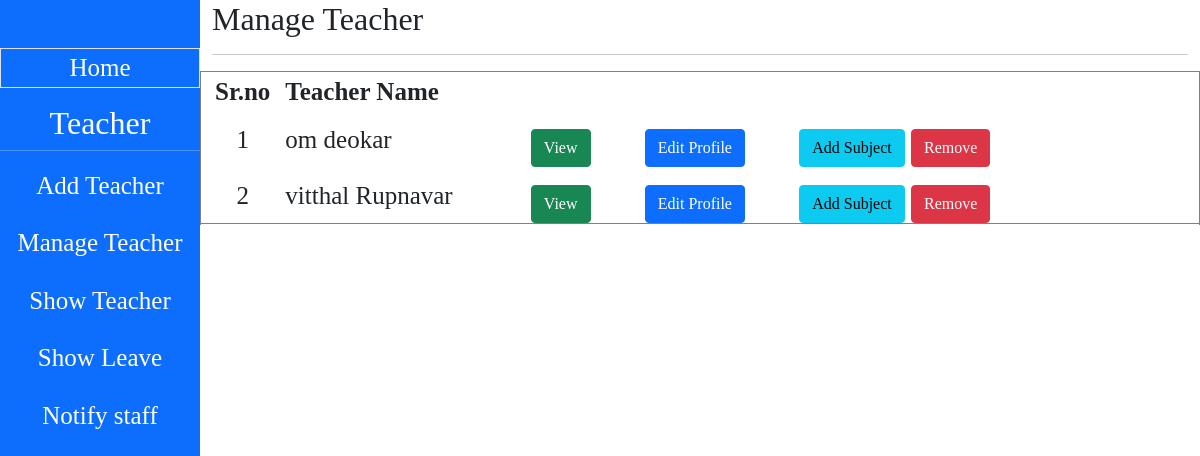
Screenshot of /teacher_mannage.php with the database file from the repository.
### tables this page shows
CREATE TABLE `teacher_register` (
  `id` int(50) NOT NULL auto_increment,
  `fname` varchar(50) NOT NULL,
  `lname` varchar(50) NOT NULL,
  `dob` date NOT NULL,
  `gender` varchar(50) NOT NULL,
  `addres` varchar(50) NOT NULL,
  `photo` varchar(50) NOT NULL,
  `bloodg` varchar(50) NOT NULL,
  `nationality` varchar(50) NOT NULL,
  `religion` varchar(50) NOT NULL,
  `catagory` varchar(50) NOT NULL,
  `qualification` varchar(50) NOT NULL,
  `mobile` varchar(50) NOT NULL,
  `email` varchar(50) NOT NULL,
  `pass` varchar(50) NOT NULL,
  `cpassword` varchar(50) NOT NULL,
  `course` varchar(50) NOT NULL,
  `class` varchar(50) NOT NULL,
  `subject` varchar(50) NOT NULL,
  `type` varchar(50) NOT NULL default 'teacher',
  PRIMARY KEY  (`id`)
);

### teacher_mannage.php (the view, shortened to what this page needs)
<?php
include("connection.php");
?>
<!DOCTYPE html>
<html lang="en">
<head>
    <link href="https://cdn.jsdelivr.net/npm/bootstrap@5.0.2/dist/css/bootstrap.min.css" rel="stylesheet">
</head>
<body>
    <div class="container-fluid">
        <div class="row">
            <div class="col-md-2 dash bg-primary">
                <div class="row text-white text-center mt-5">
                <a href="Admin.php" class="border mb-3" style="color: white; text-decoration: none; font-size:25px; font-family: 'Times New Roman', Times, serif;"><i class="fa-duotone fa-solid fa-backward"></i> Home</a>
                    <h2>Teacher</h2>
                    <hr>
                </div>
                <div class="row text-center std">
                      <ul>
                        <li><a href="teacher.php">Add Teacher </a></li>
                        <li><a href="teacher_mannage.php">Manage Teacher</a></li>
                        <li><a href="show_teacher.php">Show Teacher</a></li>
                        <li><a href="#">Show Leave</a></li>
                        <li><a href="#">Notify staff</a></li>
                      </ul>
                </div>
            </div>
            <div class="col-md-10">
             <h2>Manage Teacher</h2> <hr>
              <div class="row">
                <div class="col-12">
                    <div class="row">
                    <table border="1">
                        <tr>
                            <th  class='text-center'>Sr.no </th>
                            <th >Teacher Name</th>
                        </tr>
                        <?php
                        $qry="SELECT * From teacher_register";
                        $result=mysqli_query($con, $qry) or die(mysqli_error());
                        $count=1;
                        while($row=mysqli_fetch_assoc($result))
                        {
                            echo"<tr><td class='text-center'>".$count."</td><td class='ms-5'>".$row["fname"]." ".$row["lname"];
                            echo "<td><a href='view_teacher.php?id=".$row["id"]."'><button class='btn btn-success me-5 mt-3'>View</button></a>
                            <a href='edit_teacher_profile.php?id=".$row["id"]."'><button class=' mt-3 me-5 btn btn-primary'>Edit Profile</button></a>
                             <a href='subject_assigning.php?id=".$row["id"]."'><button class=' mt-3 btn btn-info'>Add Subject </button></a>
                            <a href='remove_teacher_profile.php?id=".$row["id"]."'><button class=' mt-3 btn btn-danger'>Remove </button></a></td>
                            <tr>";
                            $count++;
                        }
                        ?>
                    </table>
                    </div>
                </div>
              </div>
        </div>
    </div>
</body>
</html>

### teacher_mannage.php (style rules this page uses)
.dash { height: 100vh; }
.std a { text-decoration: none; color: white; }
.std li { margin-bottom: 20px; font-size: 25px; font-family: 'Times New Roman', Times, serif; }
body { font-family: 'Times New Roman', Times, serif; }
tr { font-size: 25px; }

### rows the page displays
teacher_register: fname "om", lname "deokar"
teacher_register: fname "vitthal", lname "Rupnavar"
